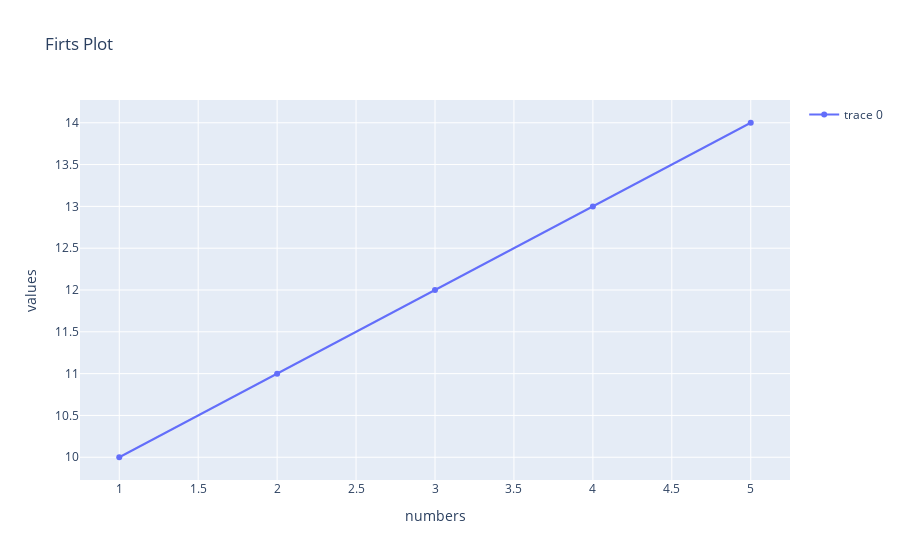

The notebook cell saved with this chart:
### Code cell
fig = go.Figure(data=go.Scatter(x=[1,2,3,4,5], y=[10,11,12,13,14]))
fig.update_layout(
    title='Firts Plot',
    xaxis_title='numbers',
    yaxis_title='values',
    showlegend=True
)
fig.show()

### Figure 1 — Plotly figure (JSON) as saved in the notebook; plotly's stock layout.template omitted (floating-point values rounded to 4 significant figures)
{"data": [{"type": "scatter", "x": [1, 2, 3, 4, 5], "y": [10, 11, 12, 13, 14]}], "layout": {"showlegend": true, "title": {"text": "Firts Plot"}, "xaxis": {"title": {"text": "numbers"}}, "yaxis": {"title": {"text": "values"}}}}
